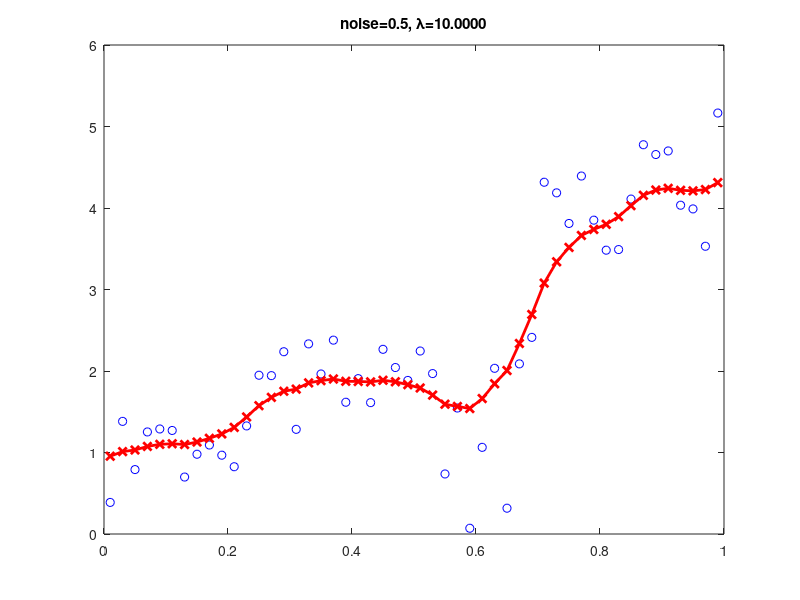

Write the MATLAB code that produced this figure. (Note: this script raises an error after producing the figure.)
function  demoTikhonov(lambda)

if nargin < 1, lambda = 10; end
% Tikhonov regularization for a piecewise smooth function
% Based on code by Uri Ascher
%N = 128;
N = 50;
noise = 0.5;
y = zeros(N,1);
h = 1/N;
for i=1:N
  x(i) = (i-1/2)*h;
  y(i) = fun(x(i));
end
% synthesize data by adding noise
randn('state',0);
y = y + randn(size(y))*noise;
% Construct first difference matrix
%D = sparse(N-1,N);
%for i=1:N-1
%  D(i,i) = -1;
%  D(i,i+1) = 1;
%end
D = spdiags(ones(N-1,1)*[-1 1], [0 1], N-1, N);
A = [speye(N); sqrt(lambda)*D];
b = [y; zeros(N-1,1)];
w = A \ b;
figure;
plot(x,y','bo');
hold on
plot(x,w','rx-','linewidth',2);
title(sprintf('noise=%3.1f, %s=%6.4f', noise, '\lambda', lambda));
if doPrintPmtk, doPrintPmtkFigures(sprintf('tikhonov%d', lambda)); end;
% nested fn
  function u = fun(z)
    if z < .25
      u = 1;
    elseif z < .5
      u = 2 ;
    elseif z < .7
      u = 2 - 100* (z - 0.5) * (0.7 - z);
    else
      u =  4;
    end
  end

end
    